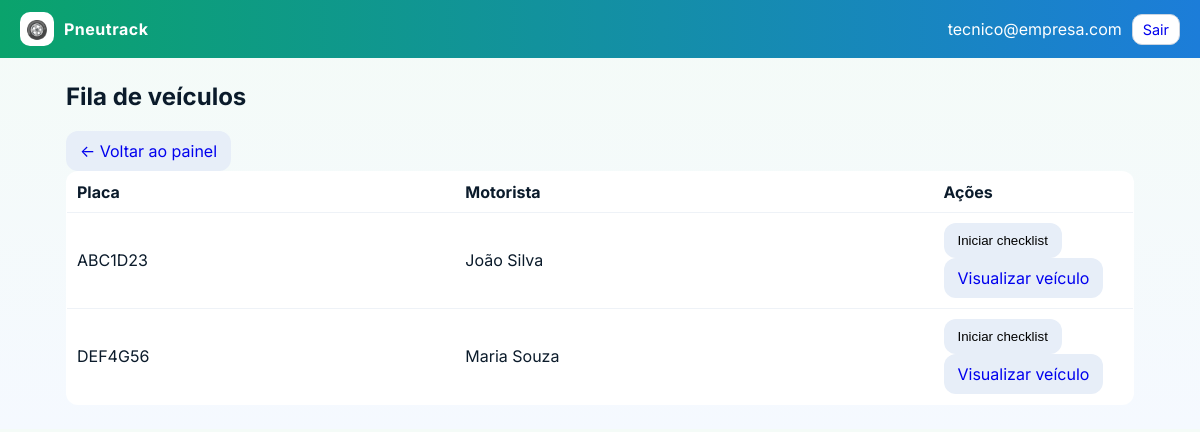
Screenshot of /fila (signed in) with the database file from the repository.
### app.py (models this page shows)
class User(db.Model):
    id = db.Column(db.Integer, primary_key=True)
    email = db.Column(db.String(120), unique=True, nullable=False)
    name = db.Column(db.String(80), nullable=False)
    role = db.Column(db.String(20), nullable=False)  # gestor | borracheiro
    password = db.Column(db.String(128), nullable=False)  # demo only

class Veiculo(db.Model):
    id = db.Column(db.Integer, primary_key=True)
    anexos = db.relationship("Anexo", backref="veiculo", cascade="all, delete-orphan")
    placa = db.Column(db.String(10), unique=True, nullable=False)
    motorista = db.Column(db.String(80), nullable=False)
    alerta_km_max = db.Column(db.Integer, default=50000)
    eixos = db.relationship("Eixo", backref="veiculo", cascade="all, delete-orphan")
    posicoes = db.relationship("PosicaoPneu", backref="veiculo", cascade="all, delete-orphan")
    historicos = db.relationship("Historico", backref="veiculo", cascade="all, delete-orphan")
    servicos = db.relationship("ServicoAutorizado", backref="veiculo", cascade="all, delete-orphan")

### app.py (the view)
        def inner(*args, **kwargs):
            user = current_user()
            if not user:
                return redirect(url_for("login"))
            if role and user.role != role:
                flash("Acesso negado para este perfil.", "error")
                return redirect(url_for("home"))
            return fn(*args, **kwargs)

### app.py (called while the page is built)
def current_user():
    email = session.get("email")
    if not email:
        return None
    return User.query.filter_by(email=email).first()

def login_required(role=None):
    def decorator(fn):
        def inner(*args, **kwargs):
            user = current_user()
            if not user:
                return redirect(url_for("login"))
            if role and user.role != role:
                flash("Acesso negado para este perfil.", "error")
                return redirect(url_for("home"))
            return fn(*args, **kwargs)
        inner.__name__ = fn.__name__
        return inner
    return decorator

@app.route("/fila")
@login_required(role="borracheiro")
def fila():
    veiculos = Veiculo.query.order_by(Veiculo.placa).all()
    return render_template("fila.html", veiculos=veiculos)

### templates/fila.html
{% extends "base.html" %}
{% block content %}
<h2 class="h4 mb-3">Fila de veículos</h2>
<nav class="mb-3">
  <a class="btn btn-sm btn-outline-secondary" href="{{ url_for('borracheiro_dashboard') }}">← Voltar ao painel</a>
</nav>
<div class="table-responsive">
  <table class="table table-sm table-bordered align-middle">
    <thead>
      <tr>
        <th>Placa</th>
        <th>Motorista</th>
        <th style="width:200px">Ações</th>
      </tr>
    </thead>
    <tbody>
      {% for v in veiculos %}
      <tr>
        <td class="fw-semibold">{{ v.placa }}</td>
        <td>{{ v.motorista }}</td>
        <td class="d-flex gap-2">
          <form method="post" action="{{ url_for('inspecao_nova', vid=v.id) }}">
            <button class="btn btn-sm btn-primary">Iniciar checklist</button>
          </form>
          <a class="btn btn-sm btn-outline-secondary" href="{{ url_for('veiculo_detail', vid=v.id) }}">Visualizar veículo</a>
        </td>
      </tr>
      {% else %}
      <tr><td colspan="3" class="text-muted">Nenhum veículo.</td></tr>
      {% endfor %}
    </tbody>
  </table>
</div>
{% endblock %}

### templates/base.html (shortened to what this page needs)
<!doctype html>
<html lang="pt-br">
<head>
  <link rel="stylesheet" href="{{ url_for('static', filename='styles.css') }}">
</head>
<body>
  <header class="topbar">
    <div class="brand">
      <div class="logo">🛞</div>
      <div class="title">Pneutrack</div>
    </div>
    {% if session.get('email') %}
    <div class="user">
      <span>{{ session.get('email') }}</span>
      <a class="btn small outline" href="{{ url_for('logout') }}">Sair</a>
    </div>
    {% endif %}
  </header>
  <main class="container">
    {% block content %}{% endblock %}
  </main>
</body>
</html>

### static/styles.css (style rules this page uses)
:root { --brand1:#0AA36C; --brand2:#1C7DD9; --bg:#f4fbf7; }
* { box-sizing:border-box }
body { margin:0;font-family:Inter,system-ui,-apple-system,Segoe UI,Roboto,Helvetica,Arial,sans-serif;background:linear-gradient(180deg,#f4fbf7,#f5f9ff);color:#0b1b2b }
.topbar { display:flex;justify-content:space-between;align-items:center;padding:12px 20px;background:linear-gradient(90deg,var(--brand1),var(--brand2));color:#fff }
.brand { display:flex;gap:10px;align-items:center }
.logo { width:34px;height:34px;border-radius:10px;background:#fff;color:#0b1b2b;display:grid;place-items:center;font-size:18px }
.title { font-weight:700;letter-spacing:.5px }
.user { display:flex;gap:10px;align-items:center }
.container { max-width:1100px;margin:24px auto;padding:0 16px }
.btn { padding:10px 14px;border-radius:12px;border:none;cursor:pointer;display:inline-block;text-decoration:none;text-align:center;background:#e7eef8 }
.btn.outline { background:#fff;border:1px solid #cbd5e1 }
.btn.small { padding:6px 10px;border-radius:10px;font-size:.9rem }
.table { width:100%;border-collapse:collapse;background:#fff;border-radius:12px;overflow:hidden;border:1px solid #e5e9f2 }
.table th,.table td { padding:10px;border-bottom:1px solid #eef2f7;text-align:left }
.table tr:last-child td { border-bottom:none }

### rows the page displays
User: get "tecnico@empresa.com"
Veiculo: placa "ABC1D23", motorista "João Silva"
Veiculo: placa "DEF4G56", motorista "Maria Souza"
